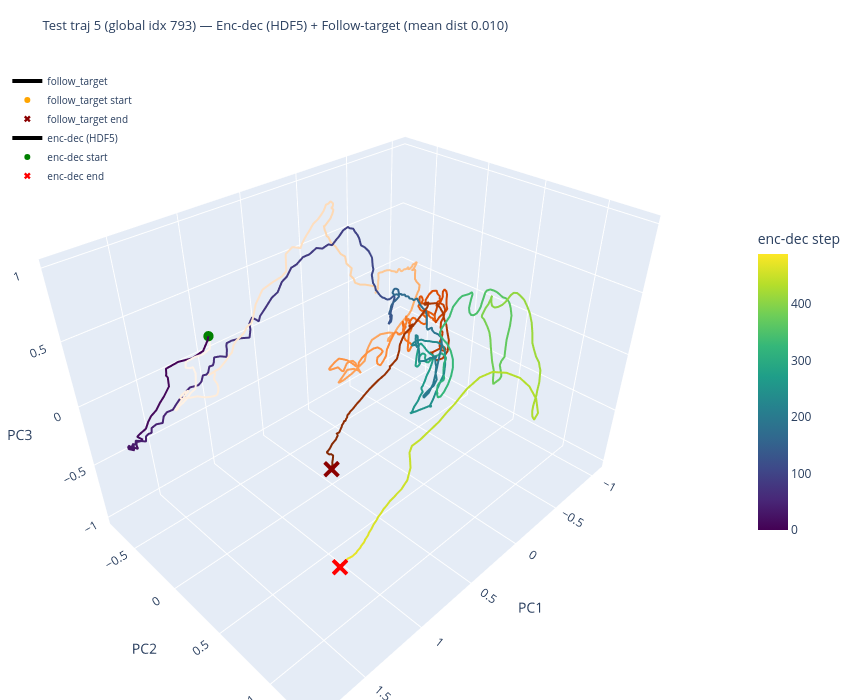

Notebook cell for this chart:
### Code cell
# Interactive 3D PCA plot with plotly
fig = go.Figure()

# --- Follow-target trajectory (orange, colored by time) ---
fig.add_trace(
    go.Scatter3d(
        x=projected_ft[:, 0],
        y=projected_ft[:, 1],
        z=projected_ft[:, 2],
        mode="lines",
        line=dict(color=np.arange(T_ft), colorscale="Oranges", width=4),
        name="follow_target",
        hovertemplate="t=%{customdata}<br>PC1=%{x:.2f}<br>PC2=%{y:.2f}<br>PC3=%{z:.2f}",
        customdata=np.arange(T_ft),
    )
)
fig.add_trace(
    go.Scatter3d(
        x=[projected_ft[0, 0]],
        y=[projected_ft[0, 1]],
        z=[projected_ft[0, 2]],
        mode="markers",
        marker=dict(size=6, color="orange", symbol="circle"),
        name="follow_target start",
        showlegend=True,
    )
)
fig.add_trace(
    go.Scatter3d(
        x=[projected_ft[-1, 0]],
        y=[projected_ft[-1, 1]],
        z=[projected_ft[-1, 2]],
        mode="markers",
        marker=dict(size=6, color="darkred", symbol="x"),
        name="follow_target end",
        showlegend=True,
    )
)

# --- Encoder-decoder trajectory (viridis, colored by time) ---
fig.add_trace(
    go.Scatter3d(
        x=projected_enc_dec[:, 0],
        y=projected_enc_dec[:, 1],
        z=projected_enc_dec[:, 2],
        mode="lines",
        line=dict(
            color=np.arange(T_enc_dec),
            colorscale="Viridis",
            width=4,
            colorbar=dict(title="enc-dec step", x=1.02, len=0.5),
        ),
        name="enc-dec (HDF5)",
        hovertemplate="t=%{customdata}<br>PC1=%{x:.2f}<br>PC2=%{y:.2f}<br>PC3=%{z:.2f}",
        customdata=np.arange(T_enc_dec),
    )
)
fig.add_trace(
    go.Scatter3d(
        x=[projected_enc_dec[0, 0]],
        y=[projected_enc_dec[0, 1]],
        z=[projected_enc_dec[0, 2]],
        mode="markers",
        marker=dict(size=6, color="green", symbol="circle"),
        name="enc-dec start",
        showlegend=True,
    )
)
fig.add_trace(
    go.Scatter3d(
        x=[projected_enc_dec[-1, 0]],
        y=[projected_enc_dec[-1, 1]],
        z=[projected_enc_dec[-1, 2]],
        mode="markers",
        marker=dict(size=6, color="red", symbol="x"),
        name="enc-dec end",
        showlegend=True,
    )
)

fig.update_layout(
    title=dict(
        text=(
            f"Test traj {TEST_TRAJ_IDX} (global idx {selected_traj_idx})"
            f" \u2014 Enc-dec (HDF5) + Follow-target (mean dist {distances.mean():.3f})"
        ),
        font=dict(size=13),
    ),
    scene=dict(
        xaxis_title="PC1",
        yaxis_title="PC2",
        zaxis_title="PC3",
    ),
    width=850,
    height=700,
    legend=dict(x=0.01, y=0.99, font=dict(size=10)),
    margin=dict(l=0, r=0, t=60, b=0),
)
fig.show()

### Figure 1 — Plotly figure (JSON) as saved in the notebook; plotly's stock layout.template omitted (floating-point values rounded to 4 significant figures; data arrays with more than 128 entries replaced by an {"elided": "..."} marker saying what was removed)
{"data": [{"customdata": {"elided": "490 int values"}, "hovertemplate": "t=%{customdata}<br>PC1=%{x:.2f}<br>PC2=%{y:.2f}<br>PC3=%{z:.2f}", "line": {"color": {"elided": "490 int values"}, "colorscale": [[0, "rgb(255,245,235)"], [0.125, "rgb(254,230,206)"], [0.25, "rgb(253,208,162)"], [0.375, "rgb(253,174,107)"], [0.5, "rgb(253,141,60)"], [0.625, "rgb(241,105,19)"], [0.75, "rgb(217,72,1)"], [0.875, "rgb(166,54,3)"], [1, "rgb(127,39,4)"]], "width": 4}, "mode": "lines", "name": "follow_target", "type": "scatter3d", "x": {"elided": "490 float values"}, "y": {"elided": "490 float values"}, "z": {"elided": "490 float values"}}, {"marker": {"color": "orange", "size": 6, "symbol": "circle"}, "mode": "markers", "name": "follow_target start", "showlegend": true, "type": "scatter3d", "x": [0.9867], "y": [-0.6883], "z": [0.1924]}, {"marker": {"color": "darkred", "size": 6, "symbol": "x"}, "mode": "markers", "name": "follow_target end", "showlegend": true, "type": "scatter3d", "x": [0.8954], "y": [0.4453], "z": [-0.3755]}, {"customdata": {"elided": "490 int values"}, "hovertemplate": "t=%{customdata}<br>PC1=%{x:.2f}<br>PC2=%{y:.2f}<br>PC3=%{z:.2f}", "line": {"color": {"elided": "490 int values"}, "colorbar": {"len": 0.5, "title": {"text": "enc-dec step"}, "x": 1.02}, "colorscale": [[0, "#440154"], [0.1111, "#482878"], [0.2222, "#3e4989"], [0.3333, "#31688e"], [0.4444, "#26828e"], [0.5556, "#1f9e89"], [0.6667, "#35b779"], [0.7778, "#6ece58"], [0.8889, "#b5de2b"], [1, "#fde725"]], "width": 4}, "mode": "lines", "name": "enc-dec (HDF5)", "type": "scatter3d", "x": {"elided": "490 float values"}, "y": {"elided": "490 float values"}, "z": {"elided": "490 float values"}}, {"marker": {"color": "green", "size": 6, "symbol": "circle"}, "mode": "markers", "name": "enc-dec start", "showlegend": true, "type": "scatter3d", "x": [0.9867], "y": [-0.6883], "z": [0.1924]}, {"marker": {"color": "red", "size": 6, "symbol": "x"}, "mode": "markers", "name": "enc-dec end", "showlegend": true, "type": "scatter3d", "x": [1.065], "y": [0.6875], "z": [-0.9931]}], "layout": {"height": 700, "legend": {"font": {"size": 10}, "x": 0.01, "y": 0.99}, "margin": {"b": 0, "l": 0, "r": 0, "t": 60}, "scene": {"xaxis": {"title": {"text": "PC1"}}, "yaxis": {"title": {"text": "PC2"}}, "zaxis": {"title": {"text": "PC3"}}}, "title": {"font": {"size": 13}, "text": "Test traj 5 (global idx 793) — Enc-dec (HDF5) + Follow-target (mean dist 0.010)"}, "width": 850}}
